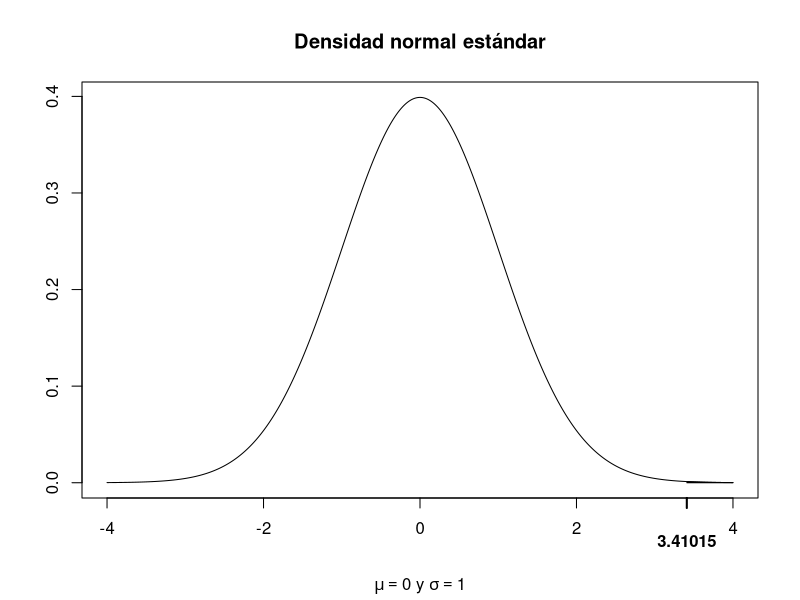
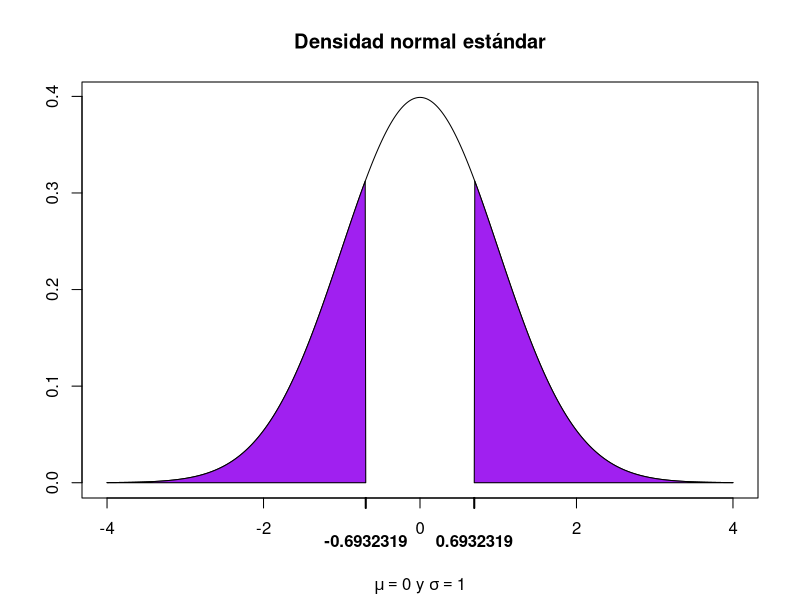
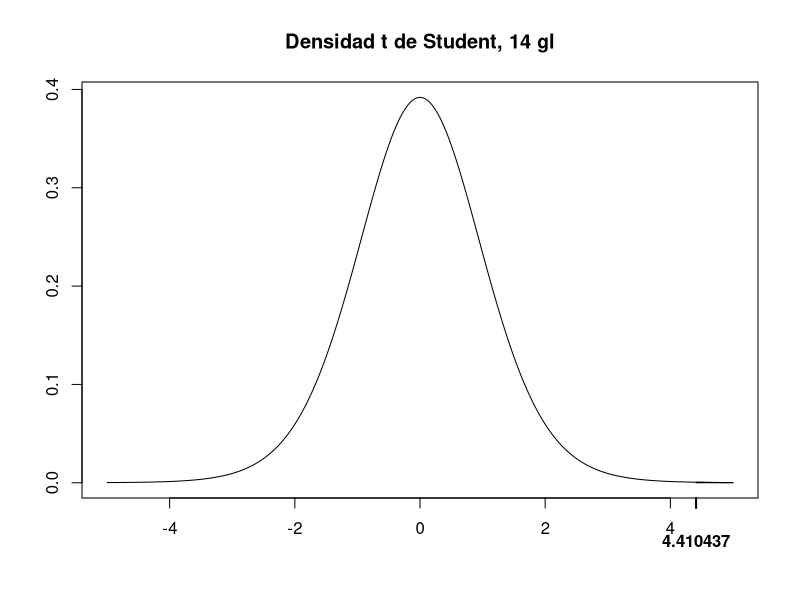

These charts were generated, in order, by the following R code:
# EJEMPLO 4. Contraste de hipótesis

# Contrastes comunes con muestras grandes
# Contraste de cola superior
# Dada una muestra aleatoria de tamaño n = 40

set.seed(104)
muestra <- rexp(n = 40, rate = 6) # media = 1/6 aprox 0.1667 
# (media de la población)
tail(as.data.frame(muestra))
# estamos interesados en contrastar las hipótesis H0: mu = 0.1 vs
# H1: mu > 0.1 (contraste de cola superior)

# El valor observado del estadístico de prueba en este caso está dado por

z0 <- (mean(muestra)-0.1)/(sd(muestra)/sqrt(40)) 
z0
# que proviene de una distribución normal estándar aproximadamente.

# Supongamos que estamos interesados en encontrar la región de
# rechazo (de cola superior) con un nivel de significancia alpha = 0.05,
# debemos encontrar el valor z_{0.05} que satisface P(Z > z_{0.05}) = 0.05.

(z.05 <- qnorm(p = 0.05, lower.tail = FALSE))
# Como

z0 > z.05
# rechazamos la hipótesis nula

# p-value El p-value lo podemos calcular como

(pvalue <- pnorm(z0, lower.tail = FALSE))
x <- seq(-4, 4, 0.01)
y <- dnorm(x)
plot(x, y, type = "l", xlab="", ylab="")
title(main = "Densidad normal estándar",
      sub = expression(paste(mu == 0, " y ", sigma == 1)))

polygon(c(z0, x[x>=z0], max(x)), c(0, y[x>=z0], 0), col="red")
axis(side = 1,
     at = z0, 
     font = 2, 
     padj = 1,
     lwd = 2)
# Contraste de cola inferior
# Dada una muestra aleatoria de tamaño n = 45

set.seed(174)
muestra <- sample(x = c(1, 0), 
                  size = 45, 
                  replace = TRUE, 
                  prob = c(0.67, 0.33)); 0.67 # media real de la población
tail(as.data.frame(muestra))
# estamos interesados en contrastar las hipótesis
# H0: p = 0.9 vs H1: p < 0.9 (contraste de cola inferior)

# El valor observado del estadístico de prueba en este caso está dado por

z0 <- (mean(muestra)-0.9)/sqrt((0.9*(1-0.9))/45)
z0
# que proviene de una distribución normal estándar aproximadamente.

# Supongamos que estamos interesados en encontrar la
# región de rechazo (de cola inferior) con un nivel de
# significancia alpha = 0.05, debemos encontrar el valor
# z_{0.05} que satisface P(Z < z_{0.05}) = 0.05.

(z.05 <- qnorm(p = 0.05))
# Como

z0 < z.05
# rechazamos la hipótesis nula.

# p-value El p-value lo podemos calcular como

(pvalue <- pnorm(z0)) # p-value muy pequeño
# Contraste de dos colas
# Dada dos muestras aleatorias de tamaños n1 = 56 y n2 = 63

set.seed(174376)
m1 <- rexp(n = 56, rate = 4.1); 1/4.1 # media real de la población
tail(as.data.frame(m1))
m2 <- rexp(n = 63, rate = 3.4); 1/3.4 # media real de la población
tail(as.data.frame(m2))
1/4.1-1/3.4 # diferencia de medias real
# estamos interesados en contrastar las
# hipótesis H0: mu1-mu2 = 0 vs H1: mu1-mu2 diferente de 0
# (contraste de dos colas)

# El valor observado del estadístico de prueba en este caso está dado por

z0 <- (mean(m1)-mean(m2)-0)/sqrt(var(m1)/56 + var(m2)/63)
z0
# que proviene de una distribución normal estándar aproximadamente.

# Supongamos que estamos interesados en encontrar la
# región de rechazo (de dos colas) con un nivel de 
# significancia alpha = 0.05, debemos encontrar el valor
# z_{0.025} que satisface P(Z > z_{0.025}) = 0.025.

(z.025 <- qnorm(p = 0.025, lower.tail = FALSE))
# Como

(z0 < -z.025) | (z0 > z.025)
# fallamos en rechazar la hipótesis nula.

# p-value El p-value lo podemos calcular como

(pvalue <- 2*pnorm(z0, lower.tail = FALSE))
x <- seq(-4, 4, 0.01)
y <- dnorm(x)
plot(x, y, type = "l", xlab="", ylab="")
title(main = "Densidad normal estándar",
      sub = expression(paste(mu == 0, " y ", sigma == 1)))

polygon(c(min(x), x[x<=-z0], -z0), c(0, y[x<=-z0], 0), col="purple")
axis(side = 1, at = -z0, font = 2, padj = 1, lwd = 2)

polygon(c(z0, x[x>=z0], max(x)), c(0, y[x>=z0], 0), col="purple")
axis(side = 1, at = z0, font = 2, padj = 1, lwd = 2)
# Contraste de hipótesis con muestras pequeñas para mu y mu1 - mu2
# Contraste de cola superior
# Dada una muestra aleatoria de tamaño n = 15

set.seed(124)
muestra <- rnorm(n = 15, mean = 175, sd = 6) 
tail(as.data.frame(muestra))
# estamos interesados en contrastar las
# hipótesis H0: mu = 170 vs H1: mu > 170 (contraste de cola superior)

# El valor observado del estadístico de prueba en este caso está dado por

t0 <- (mean(muestra)-170)/(sd(muestra)/sqrt(15)) 
t0
# que proviene de una distribución t de Student 
# con n-1 = 14 grados de libertad (gl).

# Supongamos que estamos interesados en encontrar 
# la región de rechazo (de cola superior) con un nivel 
# de significancia alpha = 0.05, debemos
# encontrar el valor t_{0.05} que satisface
# $P(T > t_{0.05}) = 0.05$, donde $T$ se distribuye
# como t de Student con n-1 = 14 gl.

(t.05 <- qt(p = 0.05, df = 14, lower.tail = FALSE))
# Como

t0 > t.05
# rechazamos la hipótesis nula

# p-value El p-value lo podemos calcular como

(pvalue <- pt(t0, df = 14, lower.tail = FALSE))
x <- seq(-5, 5, 0.01)
y <- dt(x, df = 14)
plot(x, y, type = "l", xlab="", ylab="")
title(main = "Densidad t de Student, 14 gl")

polygon(c(t0, x[x>=t0], max(x)), c(0, y[x>=t0], 0), col="red")
axis(side = 1, at = t0, font = 2, padj = 1, lwd = 2)
t.test(x = muestra,
       alternative = "greater",
       mu = 170)
# Contraste de dos colas
# Dada dos muestras aleatorias de tamaños n1 = 23 y n2 = 20

set.seed(1776)
m1 <- rnorm(n = 23, mean = 175, sd = 3)
tail(as.data.frame(m1))
m2 <- rnorm(n = 20, mean = 160, sd = 3)
tail(as.data.frame(m2))
175-160 # diferencia de medias real
# estamos interesados en contrastar las 
# hipótesis H0: mu1-mu2 = 0 vs H1: mu1-mu2 
# diferente de 0 (contraste de dos colas)

# El valor observado del estadístico de prueba en este caso está dado por

t0 <- (mean(m1)-mean(m2)-0)/(sqrt((22*var(m1)+19*var(m2))/(23+20-2))*sqrt(1/23+1/20))
t0
# que proviene de una distribución t de Student con 23 + 20 - 2 = 41 gl

# Supongamos que estamos interesados en encontrar 
# la región de rechazo (de dos colas) con un nivel de 
# significancia alpha = 0.05, debemos encontrar el valor
# t_{0.025} que satisface P(T > t_{0.025}) = 0.025.

(t.025 <- qt(p = 0.025, df= 41, lower.tail = FALSE))
# Como

(t0 < -t.025) | (t0 > t.025)
# rechazamos la hipótesis nula.

# p-value El p-value lo podemos calcular como

(pvalue <- 2*pt(t0, df = 41, lower.tail = FALSE))
t.test(x = m1, y = m2,
       alternative = "two.sided",
       mu = 0, paired = FALSE, var.equal = TRUE)

